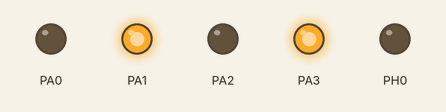
This program was run on a simulated ATmega2560, built with avr-gcc and emulated at 14.7456 MHz. On the bench: output pins drawn as LEDs (lit = HIGH).

Above: at 1.5 s.
At 6.5 s:
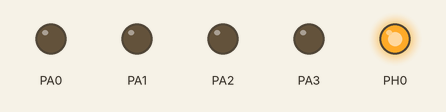
At 9.5 s:
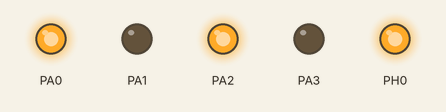
At 12.5 s:
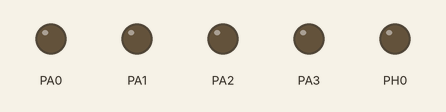
Timing chart, 0 to 18.2 s (numbered marks = the images above):
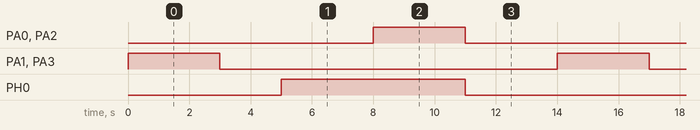

The program:

Crow-Robot.c
```c
/*
 * Crow-Robot.c
 *
 * Created: 13-12-2018 22:26:14
 * Author : ERTS 1


 * Team Id: 3704
 * Author List:  Akash Yadav,Sachin Kumar
 * Filename: Crow-robot.c
 * Theme: Thirsty Crow
 * Functions: magnet_pin_config(), motor_pin_config(), magnet_on(),magnet_off() ,
              forward() ,backward() ,left() ,soft_left(),right(),soft_right()
 * Global Variables: None
 */


#define F_CPU 14745600
#include <avr/io.h>
#include <avr/interrupt.h>
#include <util/delay.h>


 /*
? * Function Name: magnet_pin_config()
? * Input: None
? * Output: None
? * Logic: This function configures the pins on PORT-H for electromagnet
? * Example Call: magnet_pin_config()
? */
void magnet_pin_config()
{
	DDRH = 0b00000001;
	PORTH =0b00000000;
}


/*
? * Function Name: motor_pin_config()
? * Input: None
? * Output: None
? * Logic: This function configures the pins on PORT-A for Motor driver
? * Example Call: motor_pin_config()
? */
void motor_pin_config()
{
	DDRA = 0b00001111;
	PORTA =0b00000000;
}


/*
? * Function Name: magnet_on()
? * Input: None
? * Output: None
? * Logic: This function turns on electromagnet
? * Example Call: magnet_on()
? */

void magnet_on()
{
	PORTH = 0b00000001;
}

/*
? * Function Name: magnet_off()
? * Input: None
? * Output: None
? * Logic: This function turns off electromagnet
? * Example Call: magnet_off()
? */

void magnet_off()
{
	PORTH = 0b00000000;
}
/*
? * Function Name: forward ()
? * Input: None
? * Output: None
? * Logic: This function moves robot forward
? * Example Call: forward()
? */
void forward()
{
	PORTA =0b00001010 ;
}

/*
? * Function Name: backward()
? * Input: None
? * Output: None
? * Logic: This function moves robot backward
? * Example Call: backward()
? */
void backward()
{
	PORTA =0b00000101 ;
}/*
? * Function Name: left ()
? * Input: None
? * Output: None
? * Logic: This function moves robot left
? * Example Call: left()
? */
void left()
{
	PORTA =0b00000110 ;

}
/*
? * Function Name: right  ()
? * Input: None
? * Output: None
? * Logic: This function moves robot right
? * Example Call: right()
? */
void right()
{
	PORTA =0b00001001 ;
}

/*
? * Function Name: soft_left ()
? * Input: None
? * Output: None
? * Logic: This function moves robot left slowly --( only right motor moves forward )
? * Example Call: soft_left()
? */
void soft_left()
{
	PORTA =0b00000010 ;
}

/*
? * Function Name: soft_right ()
? * Input: None
? * Output: None
? * Logic: This function moves robot right slowly--( only left motor moves forward )
? * Example Call: soft_right()
? */
void soft_right()
{
	PORTA =0b00001000 ;
}
/*
? * Function Name: stop()
? * Input: None
? * Output: None
? * Logic: This function stops both motors
? * Example Call: stop()
? */
void stop()
{
	PORTA = 0b00000000;
}


int main(void)
{


    /* Replace with your application code */
	motor_pin_config();
	magnet_pin_config();
    while (1)
    {
		forward();
		_delay_ms(3000);
		stop();
		_delay_ms(2000);
	    magnet_on();
		_delay_ms(3000);
		backward();
		_delay_ms(3000);
		magnet_off();
		stop();
		_delay_ms(3000);

    }
}
```

Measured:
- by itself, PA0–3: alternates HIGH for 3.0 s and LOW for 11.0 s
- by itself, PH0: alternates HIGH for 6.0 s and LOW for 8.0 s
- by itself, everything shown: repeats every 14.0 s, in 5 steps
